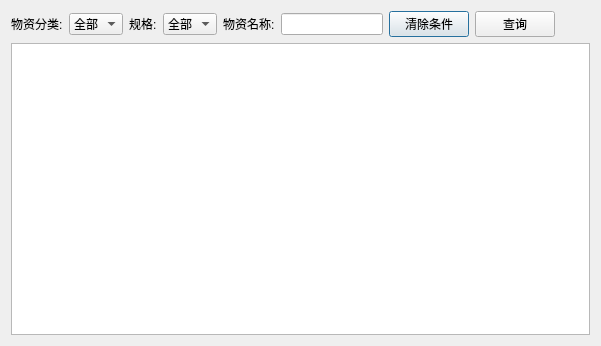
<?xml version="1.0" encoding="UTF-8"?>
<ui version="4.0">
 <class>StorageChooseDialog</class>
 <widget class="QDialog" name="StorageChooseDialog">
  <property name="geometry">
   <rect>
    <x>0</x>
    <y>0</y>
    <width>601</width>
    <height>346</height>
   </rect>
  </property>
  <property name="windowTitle">
   <string>Dialog</string>
  </property>
  <layout class="QGridLayout" name="gridLayout">
   <item row="0" column="0">
    <layout class="QVBoxLayout" name="verticalLayout">
     <item>
      <layout class="QHBoxLayout" name="horizontalLayout">
       <item>
        <widget class="QLabel" name="label">
         <property name="text">
          <string>物资分类:</string>
         </property>
        </widget>
       </item>
       <item>
        <widget class="QComboBox" name="comboBox_type">
         <item>
          <property name="text">
           <string>全部</string>
          </property>
         </item>
        </widget>
       </item>
       <item>
        <widget class="QLabel" name="label_3">
         <property name="text">
          <string>规格:</string>
         </property>
        </widget>
       </item>
       <item>
        <widget class="QComboBox" name="comboBox_standard">
         <item>
          <property name="text">
           <string>全部</string>
          </property>
         </item>
        </widget>
       </item>
       <item>
        <widget class="QLabel" name="label_2">
         <property name="text">
          <string>物资名称:</string>
         </property>
        </widget>
       </item>
       <item>
        <widget class="QLineEdit" name="lineEdit">
         <property name="sizePolicy">
          <sizepolicy hsizetype="Preferred" vsizetype="Fixed">
           <horstretch>0</horstretch>
           <verstretch>0</verstretch>
          </sizepolicy>
         </property>
        </widget>
       </item>
       <item>
        <widget class="QPushButton" name="btn_clear">
         <property name="text">
          <string>清除条件</string>
         </property>
        </widget>
       </item>
       <item>
        <widget class="QPushButton" name="btn_search">
         <property name="text">
          <string>查询</string>
         </property>
        </widget>
       </item>
       <item>
        <spacer name="horizontalSpacer">
         <property name="orientation">
          <enum>Qt::Horizontal</enum>
         </property>
         <property name="sizeHint" stdset="0">
          <size>
           <width>40</width>
           <height>20</height>
          </size>
         </property>
        </spacer>
       </item>
      </layout>
     </item>
     <item>
      <widget class="QTableWidget" name="tableWidget"/>
     </item>
    </layout>
   </item>
  </layout>
 </widget>
 <resources/>
 <connections/>
</ui>
